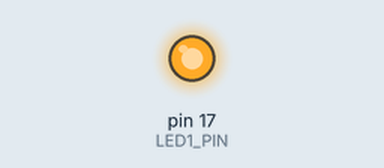
Simulated run of this sketch. Board: Arduino Uno, built with avr-gcc and run on an emulated ATmega328P. On the bench: output pins drawn as LEDs (lit = HIGH).

Above: at 1.3 s.
At 4.6 s:
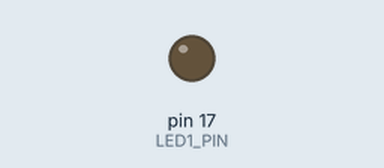
Timing chart, 0 to 6.8 s (numbered marks = the images above):
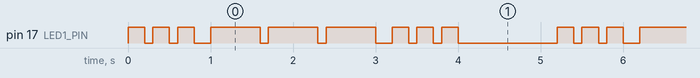

Measured:
- by itself, pin 17 (LED1_PIN): repeats every 5.2 s: 2 × (LOW 0.10 s, HIGH 0.20 s), LOW 0.20 s, 2 × (HIGH 0.60 s, LOW 0.10 s), HIGH 0.60 s, LOW 0.20 s, 2 × (HIGH 0.20 s, LOW 0.10 s), HIGH 0.20 s, LOW 1.2 s, HIGH 0.20 s
- by itself, everything shown: repeats every 5.2 s, in 18 steps

The sketch:

kad01_SOS.ino
```cpp
/*
	Blink
	Date : 2024/10/02
	Author : IE2B H.Masaki
*/

//ピン番号をマクロで定義
#define LED1_PIN 17 // 赤色LED
/*
	アドバイス！
	マクロとは、プログラム内の文字列をあらかじめ定義した規則に従って置き換えられる機能のこと。#define 修飾子でマクロ化ができ、主にピン番号を定義するのに使用する。
	変数や定数とは違いデータ型を持たず、コンパイル前に置き換えられるので値を保持することは出来ないが、その分メモリ領域を割かずに別の文字列として扱うことができ、可読性が向上する。
	コード全てを置き換えてしまうので、他の命令文と重複しないよう命名すること。
*/

int dot = 200;   // 「・」の点灯時間（200ミリ秒）
int dash = 600;  // 「ー」の点灯時間（600ミリ秒）
int off = 100;   // 消灯時間（100ミリ秒）
int signalPause = 1000;  // SOS信号の間隔（1秒）

// モールス符号の定義
int sSignal[] = {dot, dot, dot};  // S = 「・」3つ
int oSignal[] = {dash, dash, dash};  // O = 「ー」3つ

// 配列の長さを計算
int sLength = sizeof(sSignal) / sizeof(sSignal[0]);
int oLength = sizeof(oSignal) / sizeof(oSignal[0]);

// 信号を送信する関数
void transmitMorse(int signal[], int length) {
  for (int i = 0; i < length; i++) {
    digitalWrite(LED1_PIN, HIGH);  // LEDを点灯
    delay(signal[i]);              // 「・」または「ー」の点灯時間
    digitalWrite(LED1_PIN, LOW);   // LEDを消灯
    delay(off);            // 消灯時間
  }
}

void setup() {
  pinMode(LED1_PIN, OUTPUT);  // LEDピンを出力に設定
}

void loop() {
  // S信号を送信
  transmitMorse(sSignal, sLength);
  delay(off);
  // O信号を送信
  transmitMorse(oSignal, oLength);
  delay(off);
  // S信号を送信
  transmitMorse(sSignal, sLength);
  delay(off);

  delay(signalPause);

}
```
